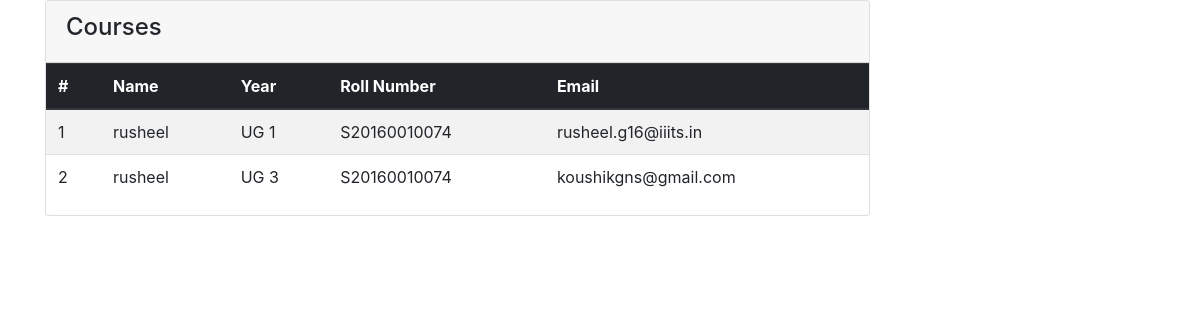
Page /users/add_student/ on the earlier database version.
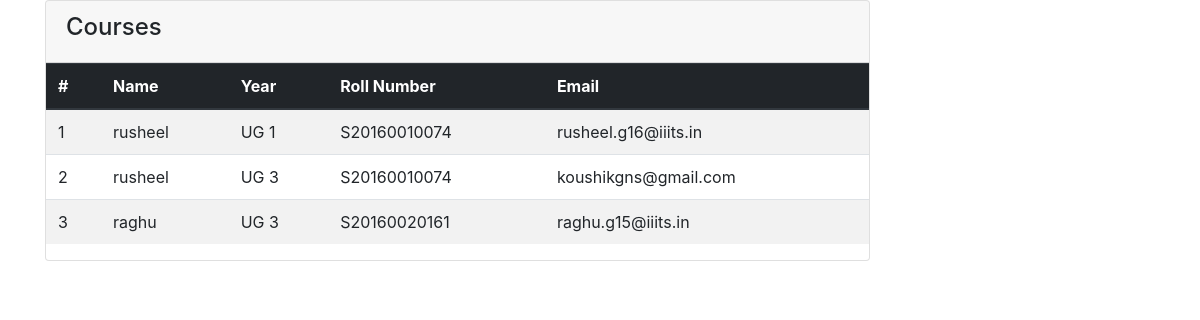
Same page on the later database version.
### users/models.py (models this page shows, shortened)
class Student(models.Model):
	name = models.CharField(max_length=30)
	roll = models.CharField(max_length=12)
	year = models.CharField(max_length=4)
	email = models.CharField(max_length=40)
	cgpa = models.FloatField(max_length=4,null=True)

### users/views.py (the view)
# urls.py: path('add_student/', views.add_student, name='add_student'),
def add_student(request):
	if request.method == 'POST':
		student = Student()
		student.name = request.POST.get('name')
		student.roll = request.POST.get('roll_number')
		student.email = request.POST.get('mail')
		student.year = request.POST.get('year')
		student.save()
	else:
		print('error in request')
	students = Student.objects.all()
	context = {'students': students}
	return render(request, 'users/students.html', context)

### users/templates/users/students.html (shortened to what this page needs)
<head>
  <link rel="stylesheet" href="https://use.fontawesome.com/releases/v5.0.13/css/all.css"
>
  <link rel="stylesheet" href="https://stackpath.bootstrapcdn.com/bootstrap/4.1.1/css/bootstrap.min.css"
>
  <link rel="stylesheet" href="css/style.css">
</head>
<section id="posts">
    <div class="container">
      <div class="row">
        <div class="col-md-9">
          <div class="card">
            <div class="card-header">
              <h4>Courses</h4>
            </div>
            <table class="table table-striped">
              <thead class="thead-dark">
                <tr>
                  <th>#</th>
                  <th>Name</th>
                  <th>Year</th>
                  <th>Roll Number</th>
                  <th>Email</th>
                </tr>
              </thead>
              <tbody>
                {% for student in students %}
                  <tr>
                    <td>{{student.id}}</td>
                    <td>{{student.name}}</td>
                    <td>{{student.year}}</td>
                    <td>{{student.roll}}</td>
                    <td>{{student.email}}</td>
                {% endfor %}
              </tbody>
            </table>
          </div>
        </div>
          </div>
        </div>
  </section>

Differences in the rows shown:
added Student: id "3", name "raghu", year "UG 3", roll "S20160020161", email "raghu.g15@iiits.in"
